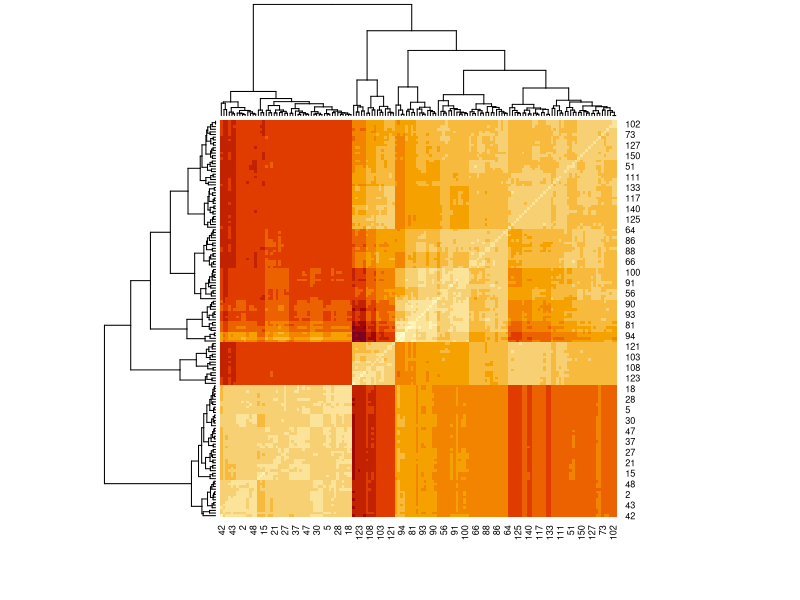
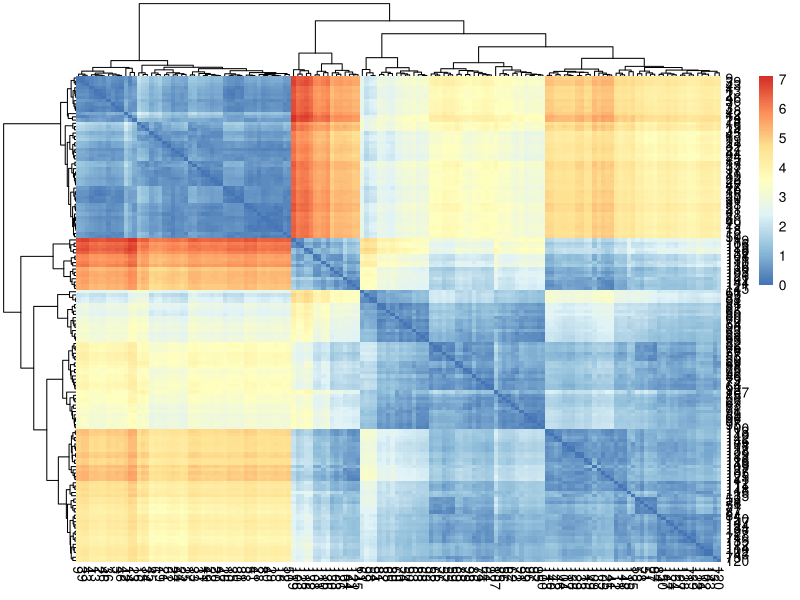
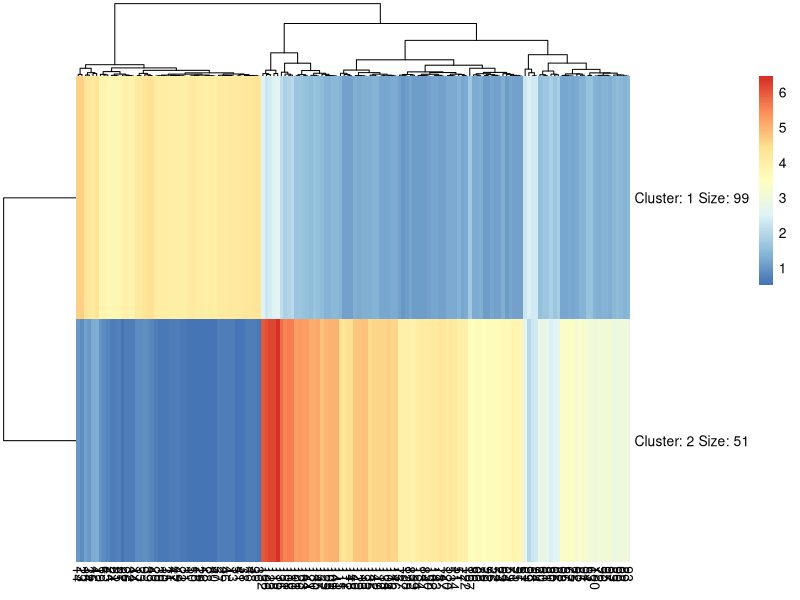
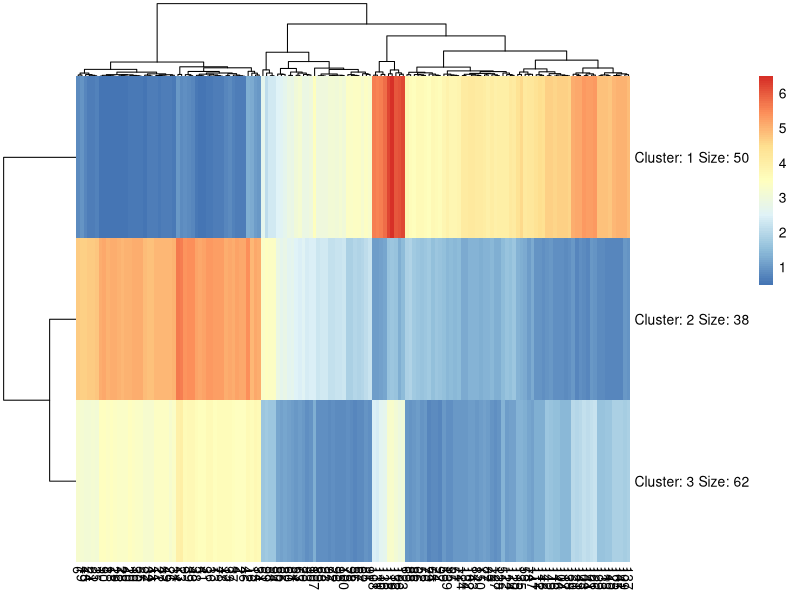
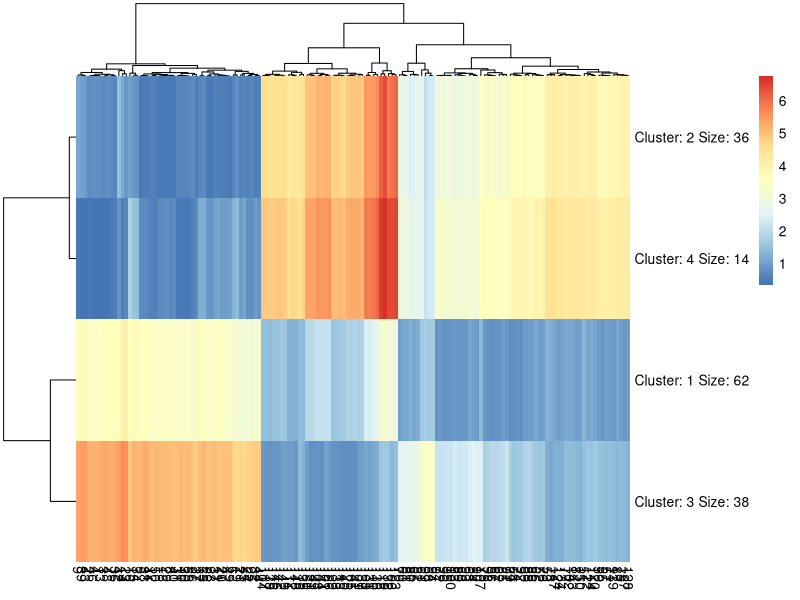
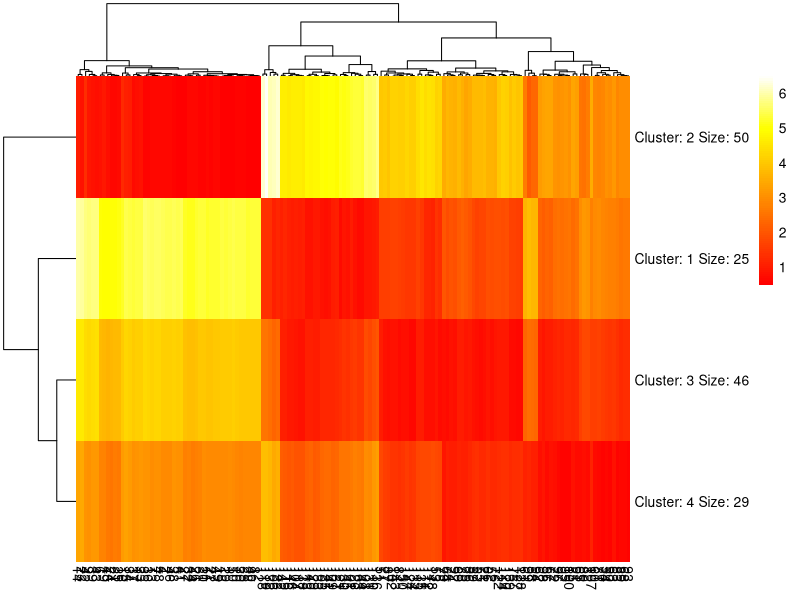
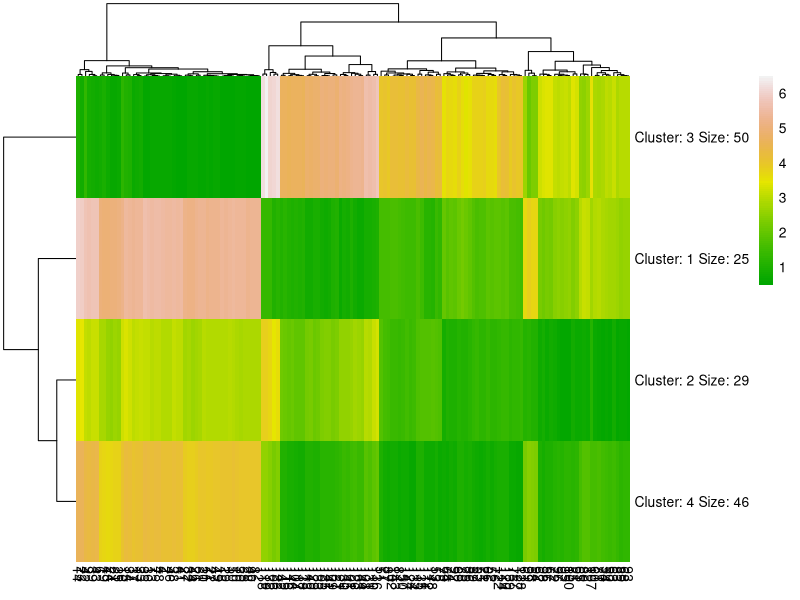
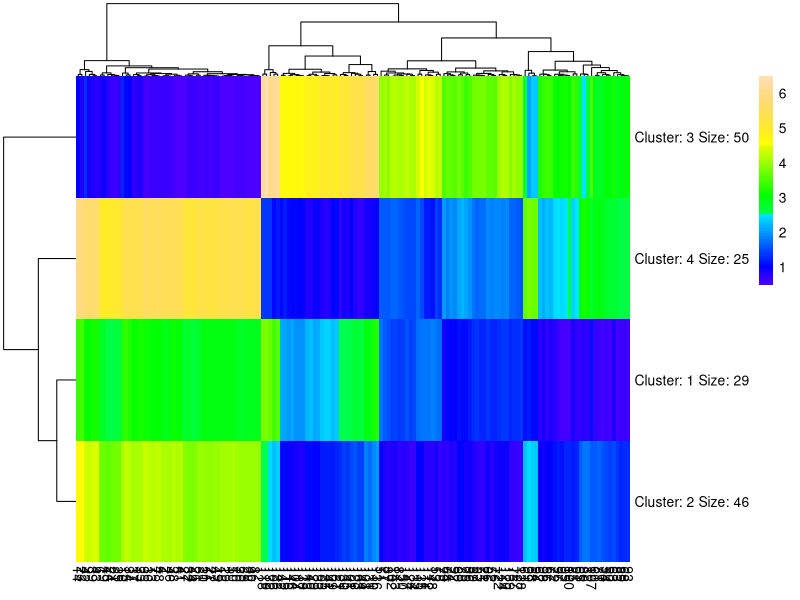

Here is the R script that generated these plots, in order:
##########################################
#Editor: Kuo-Liang Ou
#National Tsing Hua University ILST
##########################################
#矩陣 (matrix) 是二維資料物件
#由列 (row) 與行 (column) 組成
#dist Distance Matrix Computation
dist(c(1:10)) #try the dist function 10點一維空間距離
dist(cbind(c(1:10),c(1:10)),method="manhattan") # change the method
dist(cbind(c(1:10),c(1:10)),method="euclidean")  #10點二維空間距離 XY座標
dist(cbind(c(1:10),c(1:10),c(1:10)),method="euclidean") #10點三維空間距離

irisMatrix = as.matrix(dist(iris[,1:4])) #put the distances into Matrix
irisMatrix
heatmap(irisMatrix)  #因為 heapmap 只接受相同資料型態之二維 matrix 

#another heatmap :Pretty Heatmaps 不同的畫圖法
if(!require(pheatmap)) install.packages("pheatmap")
library(pheatmap)
pheatmap(irisMatrix,)
pheatmap(irisMatrix,kmeans_k = 2)  #搭配 kmenas
pheatmap(irisMatrix,kmeans_k = 3)
pheatmap(irisMatrix,kmeans_k = 4)
#各種內建調色盤
pheatmap(irisMatrix,kmeans_k = 4,heat.colors(100))
pheatmap(irisMatrix,kmeans_k = 4,terrain.colors(100))
pheatmap(irisMatrix,kmeans_k = 4,topo.colors(100))
pheatmap(irisMatrix,kmeans_k = 4,rainbow(100))
#######
# see https://r-graph-gallery.com/3d.html

install.packages("scatterplot3d")
library("scatterplot3d")
scatterplot3d(iris)
scatterplot3d(iris[,1:3],pch = 10, color="blue")
scatterplot3d(iris$Sepal.Length,iris$Sepal.Width,iris$Petal.Length)

colors <- c("red", "green", "blue")
colors <- colors[as.numeric(iris$Species)]
scatterplot3d(iris[,1:3], pch = 16, color=colors)
### matrix 介紹
#matrix(data=NA, nrow=1, ncol=1, byrow=FALSE, dimnames=NULL)
mdat <- matrix(c(1,2,3, 11,12,13), nrow = 2, ncol = 3, byrow = TRUE,
               dimnames = list(c("row1", "row2"),
                               c("C.1", "C.2", "C.3")))
mdat

a = c(1,2,3)
b= as.matrix(dist(a))

c=matrix(1:12, 3, 4)    #建立 3列 * 4 行矩陣 bycol
c
d=matrix(1:12, ncol=4)
d
e= matrix(1:12) 
e
